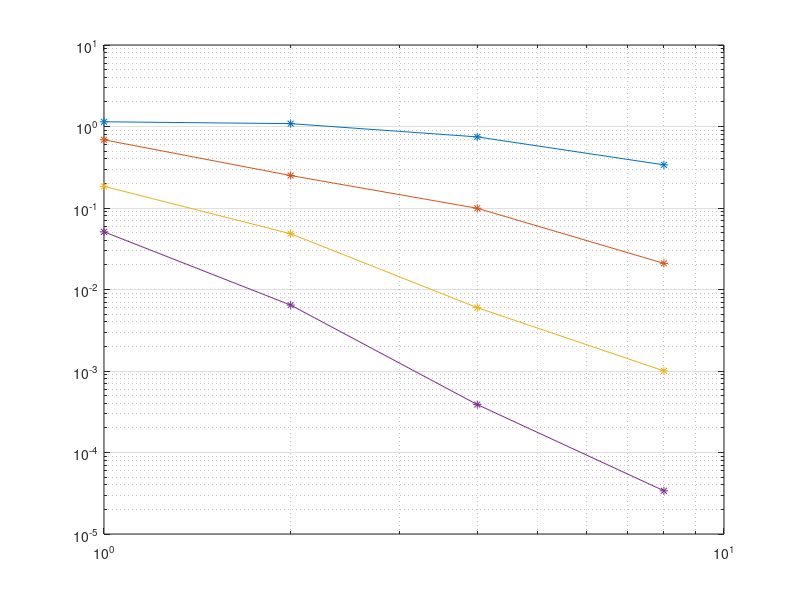

The MATLAB script that drew this image:
close all;
clear all;

%% l2 [Order][Mesh]

%% [Sin(10x), Sin(10y), Sin(10z)]

h = [1, 1/2, 1/4, 1/8];%, 1/16];
p = [1:4];

P = size(p, 2);
H = size(h, 2);

l2 = zeros(P, H);

l2(1, 0 + 1) = +1.142827e+00;
l2(1, 1 + 1) = +6.869424e-01;
l2(1, 2 + 1) = +1.846014e-01;
l2(1, 3 + 1) = +5.101822e-02;
%l2(1, 4 + 1) = +1.275097e-02;

l2(2, 0 + 1) = +1.084487e+00;
l2(2, 1 + 1) = +2.502310e-01;
l2(2, 2 + 1) = +4.834511e-02;
l2(2, 3 + 1) = +6.441440e-03;
%l2(2, 4 + 1) = +8.565687e-04;

l2(3, 0 + 1) = +7.455704e-01;
l2(3, 1 + 1) = +9.920041e-02;
l2(3, 2 + 1) = +5.990588e-03;
l2(3, 3 + 1) = +3.872353e-04;
%l2(3, 4 + 1) = +2.306230e-05;

l2(4, 0 + 1) = +3.385621e-01;
l2(4, 1 + 1) = +2.092672e-02;
l2(4, 2 + 1) = +1.002601e-03;
l2(4, 3 + 1) = +3.386785e-05;

%l2(5, 0 + 1) = +3.275472e-01;
%l2(5, 1 + 1) = +6.078320e-03;

delta = zeros(P, H - 1);

for i = 1:H-1
    delta(:, i) = ...
        (log10(l2(:, i + 1)) - log10(l2(:, i))) / ...
        (log10(1/h(i + 1))   - log10(1/h(i)));
end

delta

figure;
loglog(1./h, l2, '-*');
grid;
